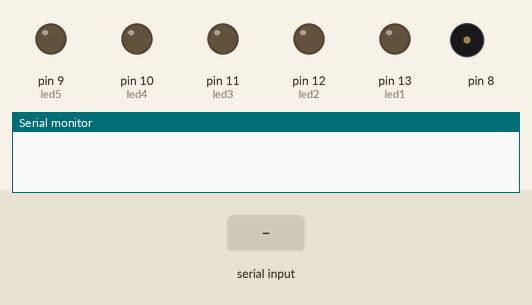
This sketch was run on a simulated Arduino Uno, built with avr-gcc and run on an emulated ATmega328P. On the bench: output pins drawn as LEDs (lit = HIGH), buzzer (waves = sounding), the last lines printed to the serial monitor. The inputs (shaded band) are chosen by the test bench.

Above: at 1.2 s.
1.3 s: byte 57 (57) received over Serial
At 2.0 s:
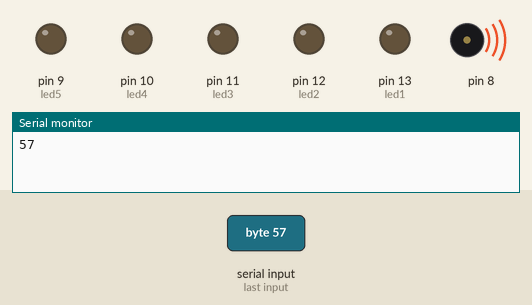
4.3 s: "1\n" received over Serial
At 4.6 s:
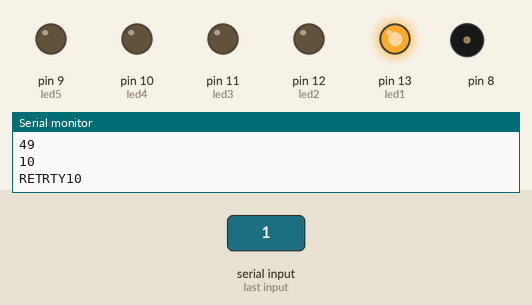
5.8 s: byte 51 (51) received over Serial
At 6.9 s:
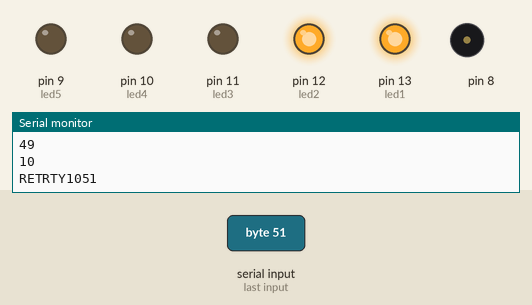
7.3 s: byte 50 (50) received over Serial
At 8.1 s:
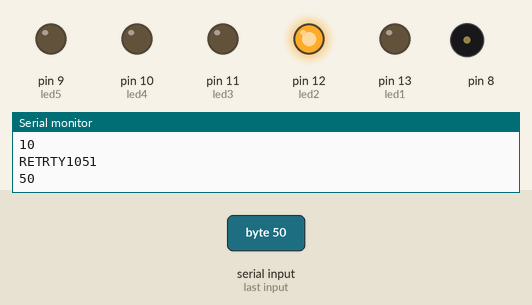
8.8 s: byte 53 (53) received over Serial
At 9.2 s:
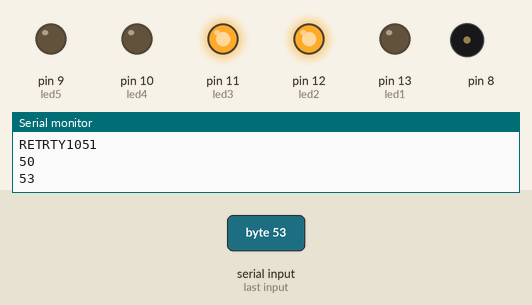
10.3 s: byte 52 (52) received over Serial
At 11.5 s:
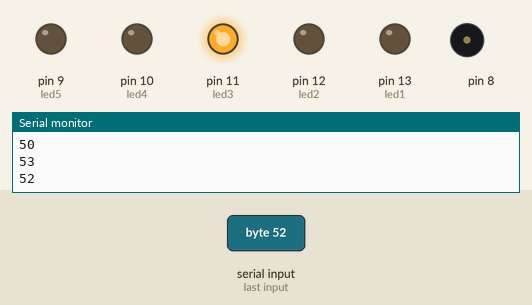
Timing chart, 0 to 12.8 s (numbered marks = the images above; inputs shaded):
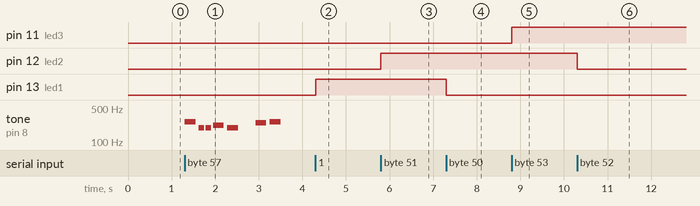

The sketch:

total.ino
```cpp
#include "tones.h"

const int led1 = 13; // the pin that the LED is attached to
const int led2 = 12; //
const int led3 = 11; //
const int led4 = 10; //
const int led5 = 9; //
int incomingByte;      // a variable to read incoming serial data into

// notes in the melody:

int melody[] = {
  NOTE_C4, NOTE_G3, NOTE_G3, NOTE_A3, NOTE_G3, 0, NOTE_B3, NOTE_C4
};

// note durations: 4 = quarter note, 8 = eighth note, etc.:
int noteDurations[] = {
  4, 8, 8, 4, 4, 4, 4, 4
};

void setup(){
  // initialize serial communication:
  Serial.begin(9600);
  // initialize the LED pin as an output:
  pinMode(led1, OUTPUT);
  pinMode(led2, OUTPUT);
  pinMode(led3, OUTPUT);
  pinMode(led4, OUTPUT);
  pinMode(led5, OUTPUT);
}

void song() {
  // iterate over the notes of the melody:
  for (int thisNote = 0; thisNote < 8; thisNote++) {

    // to calculate the note duration, take one second
    // divided by the note type.
    //e.g. quarter note = 1000 / 4, eighth note = 1000/8, etc.
    int noteDuration = 1000 / noteDurations[thisNote];
    tone(8, melody[thisNote], noteDuration);

    // to distinguish the notes, set a minimum time between them.
    // the note's duration + 30% seems to work well:
    int pauseBetweenNotes = noteDuration * 1.30;
    delay(pauseBetweenNotes);
    // stop the tone playing:
    noTone(8);
  }
}

void loop() {
  // no need to repeat the melody.
  if (Serial.available() > 0) {
    // read the oldest byte in the serial buffer:
    incomingByte = Serial.read();
    Serial.print(incomingByte);
    Serial.print("\n");

      switch(incomingByte){
        case 49:
          digitalWrite(led1, HIGH);
          break;

        case 50:
         digitalWrite(led1, LOW);
         break;

        case 51:
          digitalWrite(led2, HIGH);
          break;

        case 52:
         digitalWrite(led2, LOW);
         break;

        case 53:
          digitalWrite(led3, HIGH);
          break;

        case 54:
         digitalWrite(led3, LOW);
         break;

        case 55:
          digitalWrite(led4, HIGH);
          break;

        case 56:
         digitalWrite(led4, LOW);
         break;

        case 57:
          song();
          break;
       default:
        Serial.print("RETRTY");
        Serial.print(incomingByte);
    }
  }
}
```

tones.h
```cpp
/*************************************************
 * Public Constants
 *************************************************/

#define NOTE_B0  31
#define NOTE_C1  33
#define NOTE_CS1 35
#define NOTE_D1  37
#define NOTE_DS1 39
#define NOTE_E1  41
#define NOTE_F1  44
#define NOTE_FS1 46
#define NOTE_G1  49
#define NOTE_GS1 52
#define NOTE_A1  55
#define NOTE_AS1 58
#define NOTE_B1  62
#define NOTE_C2  65
#define NOTE_CS2 69
#define NOTE_D2  73
#define NOTE_DS2 78
#define NOTE_E2  82
#define NOTE_F2  87
#define NOTE_FS2 93
#define NOTE_G2  98
#define NOTE_GS2 104
#define NOTE_A2  110
#define NOTE_AS2 117
#define NOTE_B2  123
#define NOTE_C3  131
#define NOTE_CS3 139
#define NOTE_D3  147
#define NOTE_DS3 156
#define NOTE_E3  165
#define NOTE_F3  175
#define NOTE_FS3 185
#define NOTE_G3  196
#define NOTE_GS3 208
#define NOTE_A3  220
#define NOTE_AS3 233
#define NOTE_B3  247
#define NOTE_C4  262
#define NOTE_CS4 277
#define NOTE_D4  294
#define NOTE_DS4 311
#define NOTE_E4  330
#define NOTE_F4  349
#define NOTE_FS4 370
#define NOTE_G4  392
#define NOTE_GS4 415
#define NOTE_A4  440
#define NOTE_AS4 466
#define NOTE_B4  494
#define NOTE_C5  523
#define NOTE_CS5 554
#define NOTE_D5  587
#define NOTE_DS5 622
#define NOTE_E5  659
#define NOTE_F5  698
#define NOTE_FS5 740
#define NOTE_G5  784
#define NOTE_GS5 831
#define NOTE_A5  880
#define NOTE_AS5 932
#define NOTE_B5  988
#define NOTE_C6  1047
#define NOTE_CS6 1109
#define NOTE_D6  1175
#define NOTE_DS6 1245
#define NOTE_E6  1319
#define NOTE_F6  1397
#define NOTE_FS6 1480
#define NOTE_G6  1568
#define NOTE_GS6 1661
#define NOTE_A6  1760
#define NOTE_AS6 1865
#define NOTE_B6  1976
#define NOTE_C7  2093
#define NOTE_CS7 2217
#define NOTE_D7  2349
#define NOTE_DS7 2489
#define NOTE_E7  2637
#define NOTE_F7  2794
#define NOTE_FS7 2960
#define NOTE_G7  3136
#define NOTE_GS7 3322
#define NOTE_A7  3520
#define NOTE_AS7 3729
#define NOTE_B7  3951
#define NOTE_C8  4186
#define NOTE_CS8 4435
#define NOTE_D8  4699
#define NOTE_DS8 4978
```

Measured:
- after the input at 1.3 s, tone on pin 8: plays 262 Hz for 0.25 s, 196 Hz for 0.13 s, 196 Hz for 0.13 s, 220 Hz for 0.25 s, 196 Hz for 0.25 s, 247 Hz for 0.25 s … (7 notes in this stretch), starting at once
- after the input at 4.3 s, pin 13 (led1): LOW → HIGH at once
- after the input at 5.8 s, pin 12 (led2): LOW → HIGH at once
- after the input at 7.3 s, pin 13 (led1): HIGH → LOW at once
- after the input at 8.8 s, pin 11 (led3): LOW → HIGH at once
- after the input at 10.3 s, pin 12 (led2): HIGH → LOW at once
